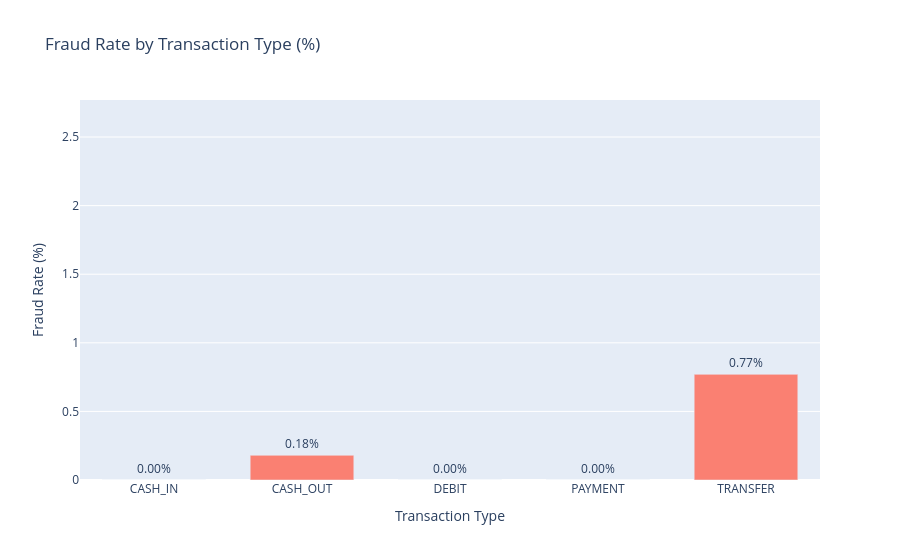

Notebook code for this chart:
### Markdown cell above
### Fraud Rate By Type

### Code cell
fraud_by_type = data.groupby("type")["isFraud"].mean().mul(100).round(2)
fraud_types = fraud_by_type.index.tolist()
fraud_rates = fraud_by_type.values.tolist()

fig = go.Figure(
    go.Bar(
        x=fraud_types,
        y=fraud_rates,
        marker_color='salmon',
        text=[f"{rate:.2f}%" for rate in fraud_rates],
        textposition='outside'
    )
)

fig.update_layout(
    title='Fraud Rate by Transaction Type (%)',
    xaxis_title='Transaction Type',
    yaxis_title='Fraud Rate (%)',
    yaxis=dict(range=[0, max(fraud_rates) + 2]),
    bargap=0.3
)

fig.show()

### Figure 1 — Plotly figure (JSON) as saved in the notebook; plotly's stock layout.template omitted (floating-point values rounded to 4 significant figures)
{"data": [{"marker": {"color": "salmon"}, "text": ["0.00%", "0.18%", "0.00%", "0.00%", "0.77%"], "textposition": "outside", "type": "bar", "x": ["CASH_IN", "CASH_OUT", "DEBIT", "PAYMENT", "TRANSFER"], "y": [0, 0.18, 0, 0, 0.77]}], "layout": {"autosize": true, "bargap": 0.3, "title": {"text": "Fraud Rate by Transaction Type (%)"}, "xaxis": {"autorange": true, "range": [-0.5, 4.5], "showspikes": false, "title": {"text": "Transaction Type"}, "type": "category"}, "yaxis": {"autorange": false, "range": [0, 2.77], "showspikes": false, "title": {"text": "Fraud Rate (%)"}, "type": "linear"}}}
